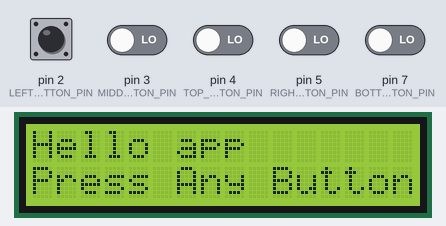
A program run on a simulated Arduino Uno, built with avr-gcc and run on an emulated ATmega328P. Shown: 16×2 character LCD. The test bench sets the inputs (shaded band); at power-on: pin 2 (LEFT_BUTTON_PIN), pin 3 (MIDDLE_BUTTON_PIN), pin 4 (TOP_BUTTON_PIN), pin 5 (RIGHT_BUTTON_PIN), pin 7 (BOTTOM_BUTTON_PIN) LOW. What the program prints to the serial monitor is not drawn.

Above: at 1.2 s.
1.3 s: pin 2 (LEFT_BUTTON_PIN) pulled HIGH for 0.15 s
At 1.6 s:
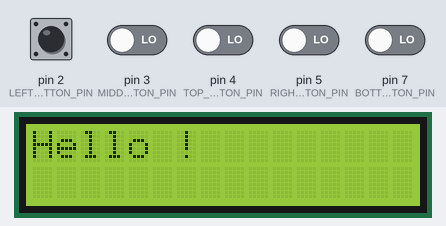
Timing chart, 0 to 4.3 s (numbered marks = the images above; inputs shaded):
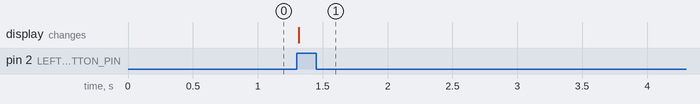

Measured:
- after the input at 1.3 s, the display: changes at once (image 1)

The program:

main.cpp
```cpp
#include "common.hpp"
#include "StarterApplication/StarterApplication.hpp"

LiquidCrystal lcd(RS_PIN, E_PIN, DB4_PIN, DB5_PIN, DB6_PIN, DB7_PIN);
byte playerChar[] = {
  B01110,
  B00100,
  B01110,
  B10101,
  B10101,
  B00100,
  B01110,
  B10001
};


byte monsterChar[] = {
  B00000,
  B00000,
  B00000,
  B00000,
  B01110,
  B10101,
  B11111,
  B10101
};

byte wallChar[] = {
  B01100,
  B00110,
  B01100,
  B00110,
  B01100,
  B00110,
  B01100,
  B00110
};

unsigned long lastRefresh = 0;

unsigned long frameNb = 0;
unsigned long allTime = 0;
const int tickRate = 10;

const int buzzerPin = 6;

Renderer* renderer = nullptr;
StarterApplication* startApplication = nullptr;
Application* currentApplication = nullptr;
Input* inputManager = nullptr;


void setup() {
  Serial.begin(9600);
  Serial.println("Loading...");
  lcd.begin(16, 2);

  lcd.home();
  lcd.print("Loading...");

  for(int i = 0; i < 5; i++)
  {
    pinMode(inputManager->GetButtonsPins(i), INPUT);
  }

  lcd.createChar(1, playerChar);
  lcd.createChar(2, monsterChar);
  lcd.createChar(3, wallChar);

  lcd.clear();

  inputManager = new Input();

  startApplication = new StarterApplication("Hello app", inputManager);
  currentApplication = startApplication;

  renderer = new Renderer(&lcd, currentApplication);
  renderer->SetMenu(startApplication->GetMenu());
  Serial.println((int)startApplication->GetMenu());
}

void loop() {
  inputManager->GetInputs();
  currentApplication->Run();
  renderer->Render();

  delay((int)1000/tickRate - (millis() - allTime));
  frameNb ++;

  allTime = millis();
}
```

Application.cpp
```cpp
#include "Application.hpp"

Menu *Application::GetMenu()
{
    return m_menu;
}

void Application::ClearMenu()
{
    m_menu->Clear();
}
```

Application.hpp
```cpp
#pragma once
#include "./Menu/Menu.hpp"

class Application
{
public:
    Application() = default;
    Menu* GetMenu();
    void ClearMenu();
    void virtual Run() = 0;

    char* m_name;
    Menu* m_menu;
};
```

Input.cpp
```cpp
#include "Input.hpp"

Input::Input()
{
  leftButton = 0;
  downButton = 0;
  upButton = 0;
  rightButton = 0;
  middleButton = 0;

  buttonsPins[0] = LEFT_BUTTON_PIN;
  buttonsPins[1] = MIDDLE_BUTTON_PIN;
  buttonsPins[2] = TOP_BUTTON_PIN;
  buttonsPins[3] = RIGHT_BUTTON_PIN;
  buttonsPins[4] = BOTTOM_BUTTON_PIN;
}

void Input::GetInputs()
{
  leftButton = digitalRead(buttonsPins[0]);
  middleButton = digitalRead(buttonsPins[1]);
  upButton = digitalRead(buttonsPins[2]);
  rightButton = digitalRead(buttonsPins[3]);
  downButton = digitalRead(buttonsPins[4]);
}

bool Input::IsKeyPressed()
{
  if (digitalRead(buttonsPins[0]) == 1 || digitalRead(buttonsPins[1]) == 1 || digitalRead(buttonsPins[2]) == 1
  || digitalRead(buttonsPins[3]) == 1 || digitalRead(buttonsPins[4]) == 1)
  {
      return true;
  }
  return false;
}

int Input::GetButtonsPins(int _index)
{
  return buttonsPins[_index];
}
```

Input.hpp
```cpp
#pragma once
#include <Arduino.h>

#include "../variables.hpp"

class Input
{
public:
  Input();

  void GetInputs();
  bool IsKeyPressed();
  int GetButtonsPins(int _index);

public:
  int leftButton;
  int downButton;
  int upButton;
  int rightButton;
  int middleButton;

private:
  int buttonsPins[5];
};
```

Menu.cpp
```cpp
#include "Menu.hpp"
#include <string.h>

Menu::Menu() : m_content(new char[32]())
{

}

Menu::Menu(const char* _content) : m_content(new char[32]())
{
    int size = strlen(_content);
    for (int i = 0; i < size; i++)
    {
        m_content[i] = _content[i];
    }
}

char* Menu::GetContent()
{
    return m_content;
}

void Menu::SetFirstLine(const char *_content)
{
    int size = strlen(_content);
    for (int i = 0; i < size; i++)
    {
        m_content[i] = _content[i];
    }
}

void Menu::SetSecondLine(const char *_content)
{
    int size = strlen(_content);
    for (int i = 0; i < size; i++)
    {
        m_content[i + 16] = _content[i];
    }
}

void Menu::Clear()
{
    for (int i = 0; i < 32; i++)
    {
        m_content[i] = 0;
    }

}

void Menu::SetContent(const char* _content)
{
    int size = strlen(_content);
    for (int i = 0; i < size; i++)
    {
        m_content[i] = _content[i];
    }
}
```

Menu.hpp
```cpp
#pragma once
class Menu
{
public:
    Menu();
    Menu(const char* _content);
    Menu(const char* _content, int _linesNumber);
    void SetContent(const char* _content);
    char* GetContent();
    void SetFirstLine(const char* _content);
    void SetSecondLine(const char* _content);
    void Clear();
private:
    char* m_content;
    int m_linesNumber;
    int m_columnNumber;
};
```

Renderer.cpp
```cpp
#include "Renderer.hpp"
#include "../Application/Application.hpp"
#include <string.h>
#include <Arduino.h>


Renderer::Renderer(LiquidCrystal* _lcd, Application* _currentApplication) : m_lcd(_lcd), m_currentApplication(_currentApplication), m_menu(_currentApplication->GetMenu()), m_prevFirstLineContent(""), m_prevSecondLineContent("")
{

}

void Renderer::SetMenu(Menu* _menu)
{
    m_menu = _menu;
}

void Renderer::Render()
{
    m_menu = m_currentApplication->GetMenu();

    m_lcd->home();

    String firstLine = "";

    bool firstLineEnded = false;

    for (int i = 0; i < 16; i++)
    {
        if(!firstLineEnded)
        {
            if(m_menu->GetContent()[i] == 0)
            {
                firstLineEnded = true;
                firstLine += " ";
            }
            else if (m_menu->GetContent()[i] == m_prevFirstLineContent[i])
            {
                firstLine += "#";
            }
            else
            {
                firstLine += m_menu->GetContent()[i];
            }
        }

        else
        {
            firstLine += " ";
        }
    }

    String secondLine = "";
    bool secondLineEnded = false;

    for (int i = 0; i < 16; i++)
    {
        if(!secondLineEnded)
        {
            if(m_menu->GetContent()[i + 16] == 0)
            {
                secondLineEnded = true;
                secondLine += " ";
            }
            else if (m_menu->GetContent()[i + 16] == m_prevSecondLineContent[i])
            {
                secondLine += "#";
            }
            else
            {
                secondLine += m_menu->GetContent()[i + 16];
            }
        }
        else
        {
            secondLine += " ";
        }
    }

    for (int i = 0; i < 16 - secondLine.length(); i++)
    {
        secondLine += " ";
    }

    for (int i = 0; i < firstLine.length(); i++)
    {
        if(firstLine[i] != *"#")
        {
            m_lcd->setCursor(i, 0);
            m_lcd->write(firstLine[i]);
        }
    }


    for (int i = 0; i < secondLine.length(); i++)
    {
        if(secondLine[i] != *"#")
        {
            m_lcd->setCursor(i, 1);
            m_lcd->write(secondLine[i]);
        }
    }

    m_prevFirstLineContent = m_menu->GetContent();
    m_prevSecondLineContent = "";
    for (int i = 0; i < 16; i++)
    {
        if (m_menu->GetContent()[i + 16] == 0)
        {
            break;
        }
        m_prevSecondLineContent += m_menu->GetContent()[16 + i];
    }
}
```

Renderer.hpp
```cpp
#include <LiquidCrystal.h>
#include <string.h>

#include "../Application/Application.hpp"
#include "../Menu/Menu.hpp"

class Renderer
{
public:
    Renderer(LiquidCrystal* _lcd, Application* _currentApplication);
    void Render();
    void SetMenu(Menu* _menu);

private:
    LiquidCrystal* m_lcd;
    Menu* m_menu;
    Application* m_currentApplication;
    String m_prevFirstLineContent;
    String m_prevSecondLineContent;
};
```

StarterApplication.cpp
```cpp
#include <Arduino.h>
#include "./StarterApplication.hpp"

StarterApplication::StarterApplication(const char *_name, Input* _InputManager) : m_InputManager(_InputManager)
{
    m_name = (char*)_name;
    m_menuIndex = 0;

    m_menus[0] = new Menu();
    m_menus[1] = new Menu();

    m_menus[0]->SetFirstLine(m_name);
    m_menus[0]->SetSecondLine("Press Any Button");

    m_menus[1]->SetContent("Hello !");

    m_menu = m_menus[m_menuIndex];
}

void StarterApplication::Run()
{
    switch(m_menuIndex)
    {
        case 0:
            if(m_InputManager->IsKeyPressed())
                m_menuIndex = 1;
    }
    m_menu = m_menus[m_menuIndex];
}
```

StarterApplication.hpp
```cpp
#include "Application/Application.hpp"
#include "./InputManager/Input.hpp"

class StarterApplication : public Application
{
public:
    StarterApplication(const char* _name, Input* _InputManager);
    void Run();

private:
    int m_menuIndex;
    Menu* m_menus[2];
    Input* m_InputManager;
};
```

common.hpp
```cpp
#pragma once

// Variables
#include "variables.hpp"

// Librairies
#include <Arduino.h>
#include <LiquidCrystal.h>

// Local files
#include "Renderer/Renderer.hpp"
#include "./InputManager/Input.hpp"
```

variables.hpp
```cpp
#pragma once

/* -- PINS -- */

// Buttons
#define RIGHT_BUTTON_PIN 5
#define TOP_BUTTON_PIN 4
#define MIDDLE_BUTTON_PIN 3
#define LEFT_BUTTON_PIN 2
#define BOTTOM_BUTTON_PIN 7

// Buzzer
#define BUZZER_PIN 6

// Lcd Screen
#define DB4_PIN 10
#define DB5_PIN 11
#define DB6_PIN 12
#define DB7_PIN 13
#define E_PIN 9
#define RS_PIN 8


/* -- COLOR VARIABLES -- */

#define BLACK 0x0000
#define NAVY 0x000F
#define DARKGREEN 0x03E0
#define DARKCYAN 0x03EF
#define MAROON 0x7800
#define PURPLE 0x780F
#define OLIVE 0x7BE0
#define LIGHTGREY 0xC618
#define DARKGREY 0x7BEF
#define BLUE 0x001F
#define GREEN 0x07E0
#define CYAN 0x07FF
#define RED 0xF800
#define MAGENTA 0xF81F
#define YELLOW 0xFFE0
#define WHITE 0xFFFF
#define ORANGE 0xFD20
#define GREENYELLOW 0xAFE5
#define PINK 0xF81F
```
